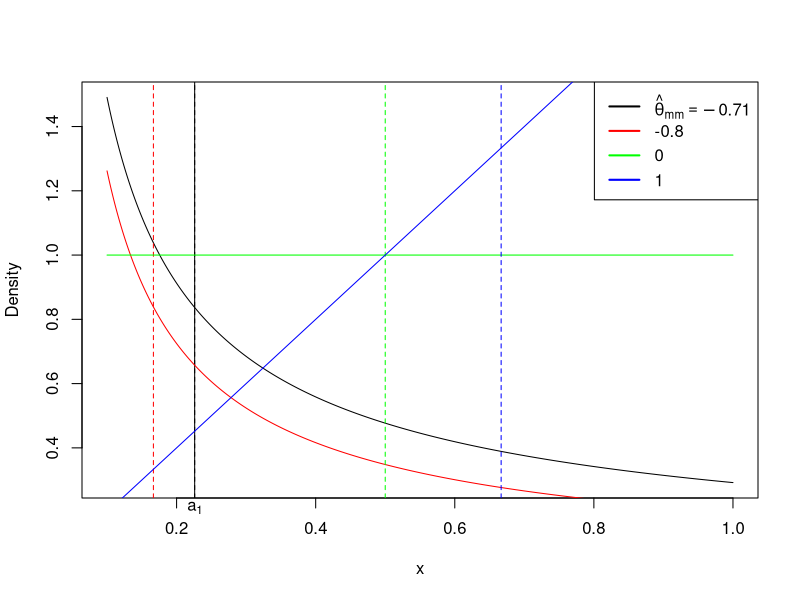

This chart was generated by the following R code:
## ---- chunk 1
impurity_props <- c(0.33, 0.51, 0.02, 0.15, 0.12)
a_1 <- mean(impurity_props)
print(paste("a_1 equals", a_1))
theta_mm <- (2*a_1 - 1)/(1 - a_1)
theta_mm
## ---- chunk 2
### PREP
x_axis <- seq(0.1, 1, length.out = 1000)
thetas <- c(-.8, 0, 1)

# Function to compute density
f <- function(x, theta) {
  return(
    (theta + 1) * x^theta
    )
}
# Function to compute first pop moment (alpha_1) from theta (Eq. 3)
alpha_1 <- function(theta) {
  return(
    (theta + 1) / (theta + 2)
  )
}

### PLOTTING
# First Step: plot the mm estimate
plot(x = x_axis, y = f(x_axis, theta_mm), type = "l", xlab = "x", ylab = "Density")
abline(v = alpha_1(theta_mm), lty = 2)

# Second Step: Display a_1 as a vertical line
abline(v = a_1)
mtext(expression(a[1]), side = 1, at = a_1)

# Third Step: Loop over other thetas, overlay their density and first moment
i <- 1
rainbow_colours <- rainbow(length(thetas))
for (theta in thetas) {
  lines(x = x_axis, y = f(x_axis, theta), col = rainbow_colours[i])
  abline(v = alpha_1(theta), col = rainbow_colours[i], lty = 2)
  i <- i + 1
}

# Final Step: add legend
legend(
  x = "topright",
  legend = c(expression(hat(theta)[mm] == -.71), round(thetas, 2)),
  col = c("#000000", rainbow_colours),
  lwd = 2,
)
